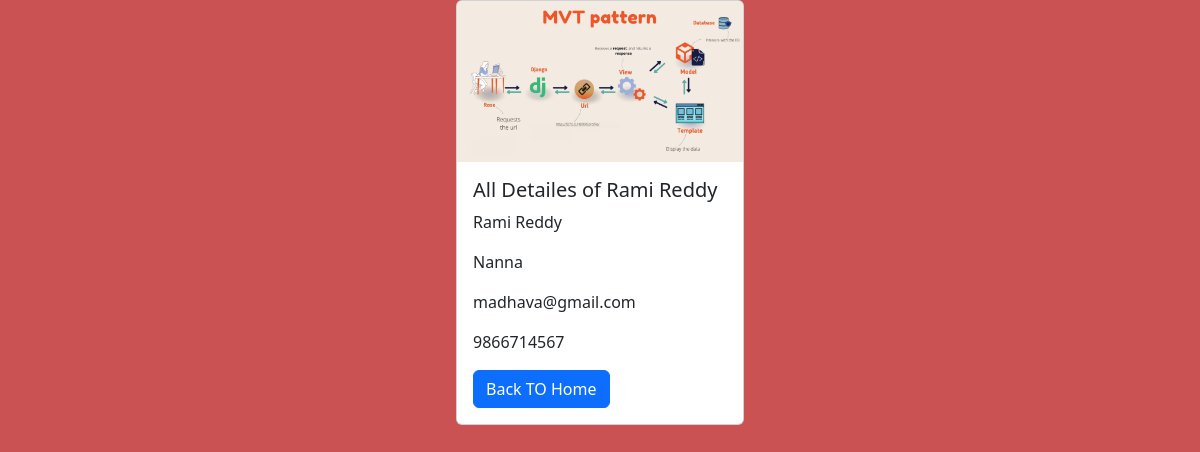
Screenshot of /employees/2/ with the database file from the repository.
### employee/models.py (models this page shows, shortened)
class Employee(models.Model):
  name = models.CharField(max_length=50)
  photo = models.ImageField(upload_to= 'images')
  designation = models.CharField(max_length = 100)
  email_address = models.EmailField(max_length=100, unique= True)
  phone_number = models.CharField(max_length=12,blank=True)
  created_at = models.DateTimeField(auto_now_add=True)
  updated_at = models.DateTimeField(auto_now=True)

### employee/views.py (the view)
# urls.py: path('<int:pk>/',views.employee_detail, name='employee_details')
def employee_detail(request, pk):
  employee = get_object_or_404(Employee,pk = pk)
  context = {
    'employee':employee
  }
  return render(request, 'employee_detail.html',context)

### templates/employee_detail.html (shortened to what this page needs)
{% load static %}
<!DOCTYPE html>
<html lang="en">
<head>
  <link href="https://cdn.jsdelivr.net/npm/bootstrap@5.3.8/dist/css/bootstrap.min.css" rel="stylesheet">
  <link rel="stylesheet" href="{% static 'css/styles.css' %}">
</head>
<body>
<div class="container" >
  <div class="card mx-auto" style="width: 18rem; ">
  <img src="{{ employee.photo.url }} " class="card-img-top" alt="...">
  <div class="card-body">
    <h5 class="card-title">All Detailes of {{employee.name}} </h5>
    <p class="card-text">{{employee.name}} </p>
    <p class="card-text">{{employee.designation}} </p>
    <p class="card-text">{{employee.email_address}} </p>
    <p class="card-text">{{employee.phone_number}} </p>
    <a href="{% url 'home' %}" class="btn btn-primary">Back TO Home</a>
  </div>
</div>
</div>
</body>
</html>

### mysite/static/css/styles.css (style rules this page uses)
body { background: #cb5252; color: #fff; }

### rows the page displays
Employee: photo (picture), name "Rami Reddy", designation "Nanna", email_address "madhava@gmail.com", phone_number "9866714567"
